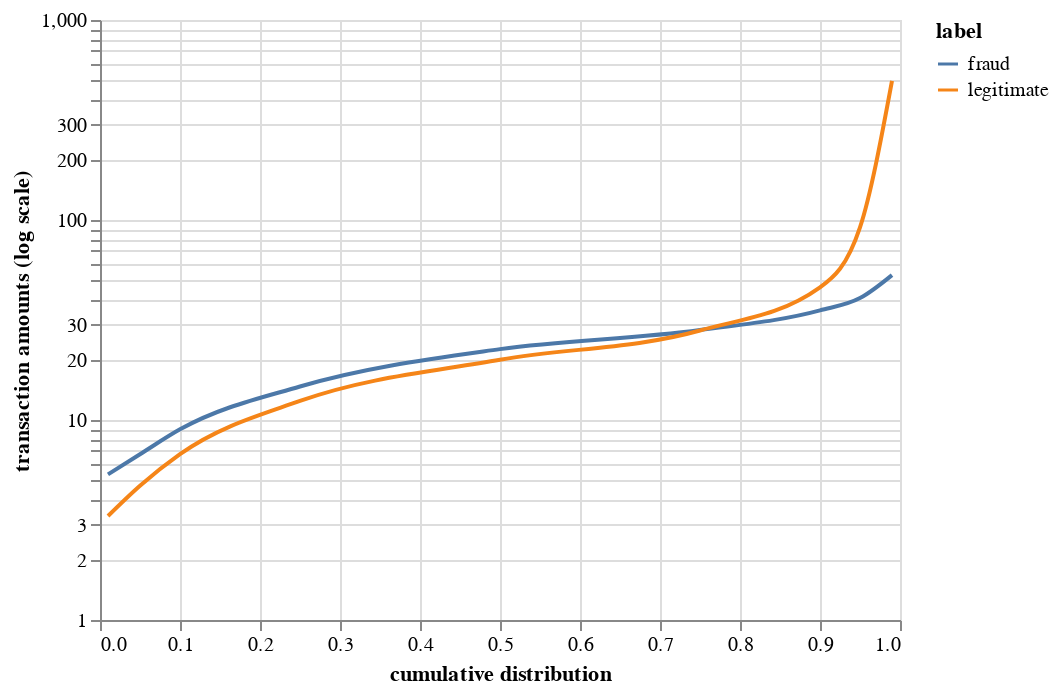

The cell this chart's notebook holds for it:
### Code cell
qdf = pd.DataFrame(qs.to_records())
alt.Chart(qdf).mark_line(interpolate="monotone").encode(
    alt.Y("amount", axis=alt.Axis(title='transaction amounts (log scale)'), scale=alt.Scale(type='log')), 
    alt.X("level_0", axis=alt.Axis(title='cumulative distribution'), scale=alt.Scale(type='linear')), 
    color="label"
)

### Figure 1 — Vega-Lite specification as saved in the notebook (floating-point values rounded to 4 significant figures)
{"config": {"view": {"continuousWidth": 400, "continuousHeight": 300}}, "data": {"name": "data-bf528134c9091e3b61f073ad9d892b4c"}, "mark": {"type": "line", "interpolate": "monotone"}, "encoding": {"color": {"type": "nominal", "field": "label"}, "x": {"type": "quantitative", "axis": {"title": "cumulative distribution"}, "field": "level_0", "scale": {"type": "linear"}}, "y": {"type": "quantitative", "axis": {"title": "transaction amounts (log scale)"}, "field": "amount", "scale": {"type": "log"}}}, "$schema": "https://vega.github.io/schema/vega-lite/v4.0.0.json", "datasets": {"data-bf528134c9091e3b61f073ad9d892b4c": [{"label": "fraud", "level_0": 0.01, "amount": 5.35}, {"label": "fraud", "level_0": 0.05, "amount": 6.74}, {"label": "fraud", "level_0": 0.1, "amount": 8.98}, {"label": "fraud", "level_0": 0.25, "amount": 14.71}, {"label": "fraud", "level_0": 0.5, "amount": 22.61}, {"label": "fraud", "level_0": 0.75, "amount": 28.17}, {"label": "fraud", "level_0": 0.9, "amount": 35.33}, {"label": "fraud", "level_0": 0.95, "amount": 40.69}, {"label": "fraud", "level_0": 0.99, "amount": 53.04}, {"label": "legitimate", "level_0": 0.01, "amount": 3.31}, {"label": "legitimate", "level_0": 0.05, "amount": 4.69}, {"label": "legitimate", "level_0": 0.1, "amount": 6.75}, {"label": "legitimate", "level_0": 0.25, "amount": 12.45}, {"label": "legitimate", "level_0": 0.5, "amount": 20.01}, {"label": "legitimate", "level_0": 0.75, "amount": 28.02}, {"label": "legitimate", "level_0": 0.9, "amount": 46.07}, {"label": "legitimate", "level_0": 0.95, "amount": 91.88}, {"label": "legitimate", "level_0": 0.99, "amount": 496.4}]}}
